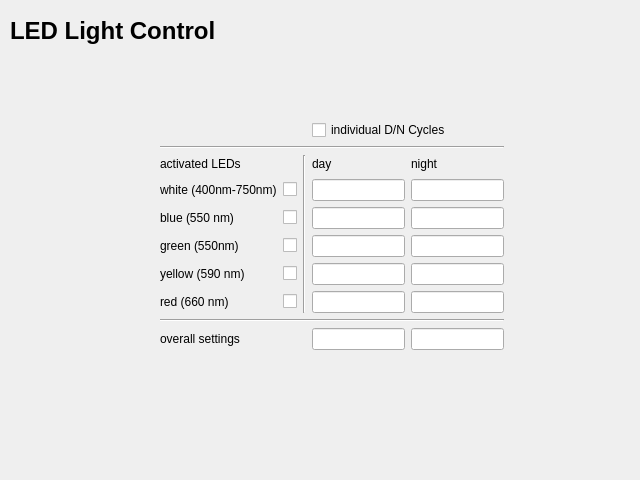
<?xml version="1.0" encoding="UTF-8"?>
<ui version="4.0">
 <class>Form</class>
 <widget class="QWidget" name="Form">
  <property name="geometry">
   <rect>
    <x>0</x>
    <y>0</y>
    <width>640</width>
    <height>480</height>
   </rect>
  </property>
  <property name="windowTitle">
   <string>Form</string>
  </property>
  <widget class="QWidget" name="gridLayoutWidget">
   <property name="geometry">
    <rect>
     <x>160</x>
     <y>120</y>
     <width>344</width>
     <height>230</height>
    </rect>
   </property>
   <layout class="QGridLayout" name="gridLayout">
    <item row="5" column="1">
     <widget class="QCheckBox" name="checkBox_3">
      <property name="text">
       <string/>
      </property>
     </widget>
    </item>
    <item row="3" column="4">
     <widget class="QLabel" name="label_8">
      <property name="text">
       <string>night</string>
      </property>
     </widget>
    </item>
    <item row="4" column="0">
     <widget class="QLabel" name="label_2">
      <property name="text">
       <string>white (400nm-750nm)</string>
      </property>
     </widget>
    </item>
    <item row="3" column="0" colspan="2">
     <widget class="QLabel" name="label_9">
      <property name="text">
       <string>activated LEDs</string>
      </property>
     </widget>
    </item>
    <item row="10" column="4">
     <widget class="QLineEdit" name="lineEdit_12"/>
    </item>
    <item row="4" column="3">
     <widget class="QLineEdit" name="lineEdit"/>
    </item>
    <item row="6" column="0">
     <widget class="QLabel" name="label_3">
      <property name="text">
       <string>green (550nm)</string>
      </property>
     </widget>
    </item>
    <item row="4" column="4">
     <widget class="QLineEdit" name="lineEdit_6"/>
    </item>
    <item row="5" column="0">
     <widget class="QLabel" name="label">
      <property name="text">
       <string>blue (550 nm)</string>
      </property>
     </widget>
    </item>
    <item row="1" column="3" colspan="2">
     <widget class="QCheckBox" name="checkBox">
      <property name="text">
       <string>individual D/N Cycles</string>
      </property>
     </widget>
    </item>
    <item row="7" column="0">
     <widget class="QLabel" name="label_4">
      <property name="text">
       <string>yellow (590 nm)</string>
      </property>
     </widget>
    </item>
    <item row="7" column="4">
     <widget class="QLineEdit" name="lineEdit_9"/>
    </item>
    <item row="8" column="3">
     <widget class="QLineEdit" name="lineEdit_5"/>
    </item>
    <item row="8" column="1">
     <widget class="QCheckBox" name="checkBox_6">
      <property name="text">
       <string/>
      </property>
     </widget>
    </item>
    <item row="5" column="4">
     <widget class="QLineEdit" name="lineEdit_7"/>
    </item>
    <item row="10" column="0">
     <widget class="QLabel" name="label_6">
      <property name="text">
       <string>overall settings</string>
      </property>
     </widget>
    </item>
    <item row="7" column="3">
     <widget class="QLineEdit" name="lineEdit_4"/>
    </item>
    <item row="7" column="1">
     <widget class="QCheckBox" name="checkBox_5">
      <property name="text">
       <string/>
      </property>
     </widget>
    </item>
    <item row="6" column="3">
     <widget class="QLineEdit" name="lineEdit_3"/>
    </item>
    <item row="8" column="0">
     <widget class="QLabel" name="label_5">
      <property name="text">
       <string>red (660 nm)</string>
      </property>
     </widget>
    </item>
    <item row="6" column="4">
     <widget class="QLineEdit" name="lineEdit_8"/>
    </item>
    <item row="6" column="1">
     <widget class="QCheckBox" name="checkBox_4">
      <property name="text">
       <string/>
      </property>
     </widget>
    </item>
    <item row="5" column="3">
     <widget class="QLineEdit" name="lineEdit_2"/>
    </item>
    <item row="4" column="1">
     <widget class="QCheckBox" name="checkBox_2">
      <property name="text">
       <string/>
      </property>
     </widget>
    </item>
    <item row="3" column="3">
     <widget class="QLabel" name="label_7">
      <property name="text">
       <string>day</string>
      </property>
     </widget>
    </item>
    <item row="10" column="3">
     <widget class="QLineEdit" name="lineEdit_11"/>
    </item>
    <item row="8" column="4">
     <widget class="QLineEdit" name="lineEdit_10"/>
    </item>
    <item row="3" column="2" rowspan="6">
     <widget class="Line" name="line_3">
      <property name="orientation">
       <enum>Qt::Orientation::Vertical</enum>
      </property>
     </widget>
    </item>
    <item row="9" column="0" colspan="5">
     <widget class="Line" name="line">
      <property name="orientation">
       <enum>Qt::Orientation::Horizontal</enum>
      </property>
     </widget>
    </item>
    <item row="2" column="0" colspan="5">
     <widget class="Line" name="line_2">
      <property name="orientation">
       <enum>Qt::Orientation::Horizontal</enum>
      </property>
     </widget>
    </item>
   </layout>
  </widget>
  <widget class="QLabel" name="label_10">
   <property name="geometry">
    <rect>
     <x>10</x>
     <y>10</y>
     <width>211</width>
     <height>41</height>
    </rect>
   </property>
   <property name="font">
    <font>
     <pointsize>18</pointsize>
     <bold>true</bold>
    </font>
   </property>
   <property name="text">
    <string>LED Light Control</string>
   </property>
  </widget>
 </widget>
 <resources/>
 <connections/>
</ui>
